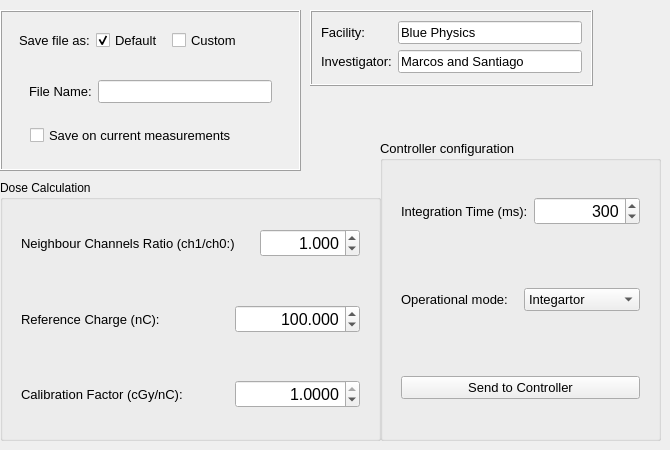
      <widget class="QWidget" name="pagegeneral">
       <widget class="QFrame" name="frame_13">
        <property name="geometry">
         <rect>
          <x>0</x>
          <y>10</y>
          <width>301</width>
          <height>161</height>
         </rect>
        </property>
        <property name="frameShape">
         <enum>QFrame::Box</enum>
        </property>
        <property name="frameShadow">
         <enum>QFrame::Raised</enum>
        </property>
        <widget class="QFrame" name="frame_2">
         <property name="geometry">
          <rect>
           <x>10</x>
           <y>10</y>
           <width>242</width>
           <height>41</height>
          </rect>
         </property>
         <property name="frameShape">
          <enum>QFrame::NoFrame</enum>
         </property>
         <property name="frameShadow">
          <enum>QFrame::Raised</enum>
         </property>
         <layout class="QHBoxLayout" name="horizontalLayout_9">
          <item>
           <widget class="QLabel" name="label_2">
            <property name="font">
             <font>
              <pointsize>10</pointsize>
             </font>
            </property>
            <property name="text">
             <string>Save file as:</string>
            </property>
           </widget>
          </item>
          <item>
           <widget class="QCheckBox" name="cbdefault">
            <property name="font">
             <font>
              <pointsize>10</pointsize>
             </font>
            </property>
            <property name="text">
             <string>Default</string>
            </property>
            <property name="checked">
             <bool>true</bool>
            </property>
            <property name="autoRepeat">
             <bool>false</bool>
            </property>
            <property name="autoExclusive">
             <bool>true</bool>
            </property>
           </widget>
          </item>
          <item>
           <widget class="QCheckBox" name="cbcustom">
            <property name="font">
             <font>
              <pointsize>10</pointsize>
             </font>
            </property>
            <property name="text">
             <string>Custom</string>
            </property>
            <property name="autoRepeat">
             <bool>false</bool>
            </property>
            <property name="autoExclusive">
             <bool>true</bool>
            </property>
           </widget>
          </item>
         </layout>
        </widget>
        <widget class="QFrame" name="frame_3">
         <property name="geometry">
          <rect>
           <x>20</x>
           <y>60</y>
           <width>261</width>
           <height>43</height>
          </rect>
         </property>
         <property name="frameShape">
          <enum>QFrame::NoFrame</enum>
         </property>
         <property name="frameShadow">
          <enum>QFrame::Raised</enum>
         </property>
         <layout class="QHBoxLayout" name="horizontalLayout_3">
          <item>
           <widget class="QLabel" name="label">
            <property name="font">
             <font>
              <pointsize>10</pointsize>
             </font>
            </property>
            <property name="text">
             <string>File Name:</string>
            </property>
           </widget>
          </item>
          <item>
           <widget class="QLineEdit" name="lefilename">
            <property name="font">
             <font>
              <pointsize>10</pointsize>
             </font>
            </property>
            <property name="inputMask">
             <string/>
            </property>
            <property name="readOnly">
             <bool>true</bool>
            </property>
            <property name="placeholderText">
             <string/>
            </property>
           </widget>
          </item>
         </layout>
        </widget>
        <widget class="QCheckBox" name="cbsaveoncurrentmeasurements">
         <property name="geometry">
          <rect>
           <x>30</x>
           <y>110</y>
           <width>251</width>
           <height>31</height>
          </rect>
         </property>
         <property name="font">
          <font>
           <pointsize>10</pointsize>
          </font>
         </property>
         <property name="text">
          <string>Save on current measurements</string>
         </property>
         <property name="checked">
          <bool>false</bool>
         </property>
         <property name="autoRepeat">
          <bool>false</bool>
         </property>
         <property name="autoExclusive">
          <bool>true</bool>
         </property>
        </widget>
       </widget>
       <widget class="QFrame" name="frame_15">
        <property name="geometry">
         <rect>
          <x>310</x>
          <y>10</y>
          <width>283</width>
          <height>76</height>
         </rect>
        </property>
        <property name="frameShape">
         <enum>QFrame::Box</enum>
        </property>
        <property name="frameShadow">
         <enum>QFrame::Raised</enum>
        </property>
        <layout class="QFormLayout" name="formLayout">
         <item row="0" column="0">
          <widget class="QLabel" name="label_20">
           <property name="font">
            <font>
             <pointsize>10</pointsize>
            </font>
           </property>
           <property name="text">
            <string>Facility:</string>
           </property>
          </widget>
         </item>
         <item row="0" column="1">
          <widget class="QLineEdit" name="lefacility">
           <property name="font">
            <font>
             <pointsize>10</pointsize>
            </font>
           </property>
           <property name="text">
            <string>Blue Physics</string>
           </property>
          </widget>
         </item>
         <item row="1" column="0">
          <widget class="QLabel" name="label_21">
           <property name="font">
            <font>
             <pointsize>10</pointsize>
            </font>
           </property>
           <property name="text">
            <string>Investigator:</string>
           </property>
          </widget>
         </item>
         <item row="1" column="1">
          <widget class="QLineEdit" name="leinvestigator">
           <property name="font">
            <font>
             <pointsize>10</pointsize>
            </font>
           </property>
           <property name="text">
            <string>Marcos and Santiago</string>
           </property>
          </widget>
         </item>
        </layout>
       </widget>
       <widget class="QGroupBox" name="groupBox_2">
        <property name="geometry">
         <rect>
          <x>0</x>
          <y>180</y>
          <width>381</width>
          <height>261</height>
         </rect>
        </property>
        <property name="minimumSize">
         <size>
          <width>0</width>
          <height>200</height>
         </size>
        </property>
        <property name="title">
         <string>Dose Calculation</string>
        </property>
        <layout class="QVBoxLayout" name="verticalLayout_2">
         <item>
          <widget class="QFrame" name="frame_4">
           <property name="minimumSize">
            <size>
             <width>0</width>
             <height>30</height>
            </size>
           </property>
           <property name="frameShape">
            <enum>QFrame::NoFrame</enum>
           </property>
           <property name="frameShadow">
            <enum>QFrame::Raised</enum>
           </property>
           <layout class="QHBoxLayout" name="horizontalLayout_2">
            <item>
             <widget class="QLabel" name="label_24">
              <property name="font">
               <font>
                <pointsize>10</pointsize>
               </font>
              </property>
              <property name="text">
               <string>Neighbour Channels Ratio (ch1/ch0:)</string>
              </property>
             </widget>
            </item>
            <item>
             <widget class="QDoubleSpinBox" name="sbncr">
              <property name="minimumSize">
               <size>
                <width>100</width>
                <height>28</height>
               </size>
              </property>
              <property name="maximumSize">
               <size>
                <width>100</width>
                <height>28</height>
               </size>
              </property>
              <property name="font">
               <font>
                <pointsize>12</pointsize>
               </font>
              </property>
              <property name="alignment">
               <set>Qt::AlignRight|Qt::AlignTrailing|Qt::AlignVCenter</set>
              </property>
              <property name="decimals">
               <number>3</number>
              </property>
              <property name="maximum">
               <double>3.000000000000000</double>
              </property>
              <property name="singleStep">
               <double>0.010000000000000</double>
              </property>
              <property name="value">
               <double>1.000000000000000</double>
              </property>
             </widget>
            </item>
           </layout>
          </widget>
         </item>
         <item>
          <widget class="QFrame" name="frame_16">
           <property name="minimumSize">
            <size>
             <width>0</width>
             <height>30</height>
            </size>
           </property>
           <property name="frameShape">
            <enum>QFrame::NoFrame</enum>
           </property>
           <property name="frameShadow">
            <enum>QFrame::Raised</enum>
           </property>
           <layout class="QHBoxLayout" name="horizontalLayout_5">
            <item>
             <widget class="QLabel" name="label_26">
              <property name="font">
               <font>
                <pointsize>10</pointsize>
               </font>
              </property>
              <property name="text">
               <string>Reference Charge (nC):</string>
              </property>
             </widget>
            </item>
            <item>
             <widget class="QDoubleSpinBox" name="sbreferencecharge">
              <property name="minimumSize">
               <size>
                <width>125</width>
                <height>28</height>
               </size>
              </property>
              <property name="maximumSize">
               <size>
                <width>125</width>
                <height>28</height>
               </size>
              </property>
              <property name="font">
               <font>
                <pointsize>12</pointsize>
               </font>
              </property>
              <property name="alignment">
               <set>Qt::AlignRight|Qt::AlignTrailing|Qt::AlignVCenter</set>
              </property>
              <property name="decimals">
               <number>3</number>
              </property>
              <property name="maximum">
               <double>1024.000000000000000</double>
              </property>
              <property name="singleStep">
               <double>0.001000000000000</double>
              </property>
              <property name="value">
               <double>100.000000000000000</double>
              </property>
             </widget>
            </item>
           </layout>
          </widget>
         </item>
         <item>
          <widget class="QFrame" name="frame_7">
           <property name="minimumSize">
            <size>
             <width>0</width>
             <height>30</height>
            </size>
           </property>
           <property name="frameShape">
            <enum>QFrame::NoFrame</enum>
           </property>
           <property name="frameShadow">
            <enum>QFrame::Raised</enum>
           </property>
           <layout class="QHBoxLayout" name="horizontalLayout_4">
            <item>
             <widget class="QLabel" name="label_28">
              <property name="font">
               <font>
                <pointsize>10</pointsize>
               </font>
              </property>
              <property name="text">
               <string>Calibration Factor (cGy/nC):</string>
              </property>
             </widget>
            </item>
            <item>
             <widget class="QDoubleSpinBox" name="sbcalibrationfactor">
              <property name="minimumSize">
               <size>
                <width>125</width>
                <height>28</height>
               </size>
              </property>
              <property name="maximumSize">
               <size>
                <width>125</width>
                <height>28</height>
               </size>
              </property>
              <property name="font">
               <font>
                <pointsize>12</pointsize>
               </font>
              </property>
              <property name="alignment">
               <set>Qt::AlignRight|Qt::AlignTrailing|Qt::AlignVCenter</set>
              </property>
              <property name="decimals">
               <number>4</number>
              </property>
              <property name="maximum">
               <double>1.000000000000000</double>
              </property>
              <property name="singleStep">
               <double>0.010000000000000</double>
              </property>
              <property name="value">
               <double>1.000000000000000</double>
              </property>
             </widget>
            </item>
           </layout>
          </widget>
         </item>
        </layout>
       </widget>
       <widget class="QGroupBox" name="groupBox_3">
        <property name="geometry">
         <rect>
          <x>380</x>
          <y>140</y>
          <width>281</width>
          <height>301</height>
         </rect>
        </property>
        <property name="minimumSize">
         <size>
          <width>100</width>
          <height>301</height>
         </size>
        </property>
        <property name="font">
         <font>
          <pointsize>10</pointsize>
         </font>
        </property>
        <property name="title">
         <string>Controller configuration</string>
        </property>
        <layout class="QVBoxLayout" name="verticalLayout_3">
         <item>
          <widget class="QFrame" name="frame_9">
           <property name="minimumSize">
            <size>
             <width>100</width>
             <height>71</height>
            </size>
           </property>
           <property name="frameShape">
            <enum>QFrame::NoFrame</enum>
           </property>
           <property name="frameShadow">
            <enum>QFrame::Raised</enum>
           </property>
           <layout class="QHBoxLayout" name="horizontalLayout_7">
            <item>
             <widget class="QLabel" name="label_17">
              <property name="font">
               <font>
                <pointsize>10</pointsize>
               </font>
              </property>
              <property name="text">
               <string>Integration Time (ms):</string>
              </property>
             </widget>
            </item>
            <item>
             <widget class="QSpinBox" name="sbintegrationtime">
              <property name="minimumSize">
               <size>
                <width>50</width>
                <height>28</height>
               </size>
              </property>
              <property name="maximumSize">
               <size>
                <width>16777215</width>
                <height>28</height>
               </size>
              </property>
              <property name="font">
               <font>
                <pointsize>12</pointsize>
               </font>
              </property>
              <property name="alignment">
               <set>Qt::AlignRight|Qt::AlignTrailing|Qt::AlignVCenter</set>
              </property>
              <property name="maximum">
               <number>500</number>
              </property>
              <property name="value">
               <number>300</number>
              </property>
             </widget>
            </item>
           </layout>
          </widget>
         </item>
         <item>
          <widget class="QFrame" name="frame_11">
           <property name="minimumSize">
            <size>
             <width>100</width>
             <height>71</height>
            </size>
           </property>
           <property name="frameShape">
            <enum>QFrame::NoFrame</enum>
           </property>
           <property name="frameShadow">
            <enum>QFrame::Raised</enum>
           </property>
           <layout class="QHBoxLayout" name="horizontalLayout_10">
            <item>
             <widget class="QLabel" name="label_18">
              <property name="font">
               <font>
                <pointsize>10</pointsize>
               </font>
              </property>
              <property name="text">
               <string>Operational mode:</string>
              </property>
             </widget>
            </item>
            <item>
             <widget class="QComboBox" name="cbopmode">
              <property name="font">
               <font>
                <pointsize>10</pointsize>
               </font>
              </property>
              <item>
               <property name="text">
                <string>Integartor</string>
               </property>
              </item>
              <item>
               <property name="text">
                <string>Pulse</string>
               </property>
              </item>
             </widget>
            </item>
           </layout>
          </widget>
         </item>
         <item>
          <widget class="QFrame" name="frame_10">
           <property name="frameShape">
            <enum>QFrame::NoFrame</enum>
           </property>
           <property name="frameShadow">
            <enum>QFrame::Raised</enum>
           </property>
           <layout class="QHBoxLayout" name="horizontalLayout_8">
            <item>
             <widget class="QPushButton" name="pbsendtocontroller">
              <property name="font">
               <font>
                <pointsize>10</pointsize>
               </font>
              </property>
              <property name="text">
               <string>Send to Controller</string>
              </property>
             </widget>
            </item>
           </layout>
          </widget>
         </item>
        </layout>
       </widget>
      </widget>
